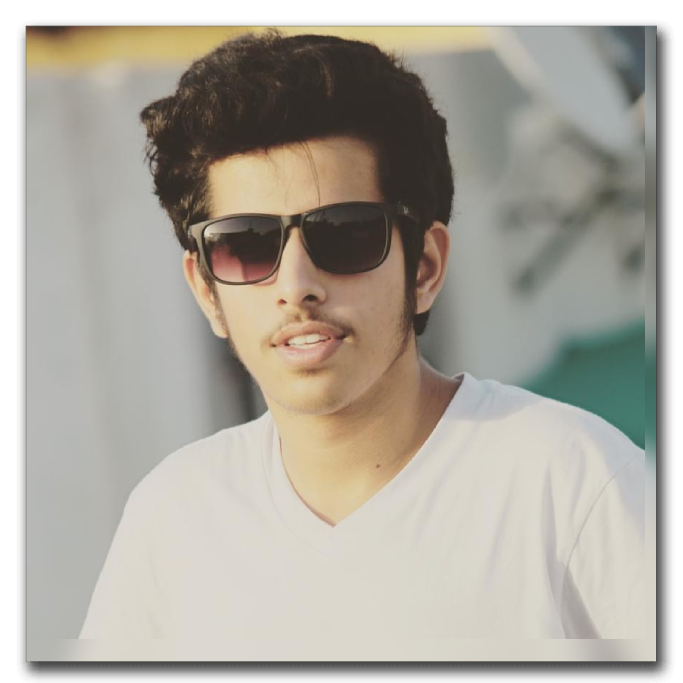
#> input picture a.jpg, 2048 x 2048 px, found by its file name (shown at 1/3 size)
$ python sketch.py
#> lines starting #> are read from the running program, lines starting #| are printed output that depends on the picture
import numpy as np
import cv2
img=cv2.imread("a.jpg")
#> img is the input picture: shape (2048, 2048, 3); mean B, G, R 159.1, 169.2, 174
img=cv2.resize(img,(800,700))
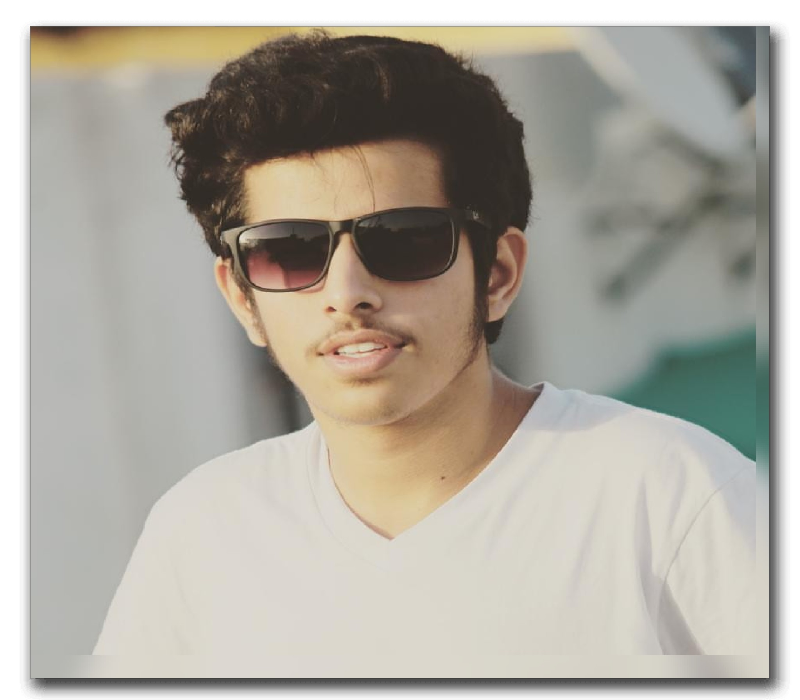
#> img: shape (700, 800, 3); mean B, G, R 159, 169.2, 173.9
def nothing(x):
    pass
cv2.namedWindow("Color Adjustment",cv2.WINDOW_NORMAL)
cv2.resizeWindow("Color Adjustment",(300,300))
cv2.createTrackbar("Scale","Color Adjustment",0,255,nothing)
#> slider 'Scale' is set to 85
cv2.createTrackbar("Color","Color Adjustment",0,255,nothing)
#> slider 'Color' is set to 85
gray=cv2.cvtColor(img,cv2.COLOR_BGR2GRAY)
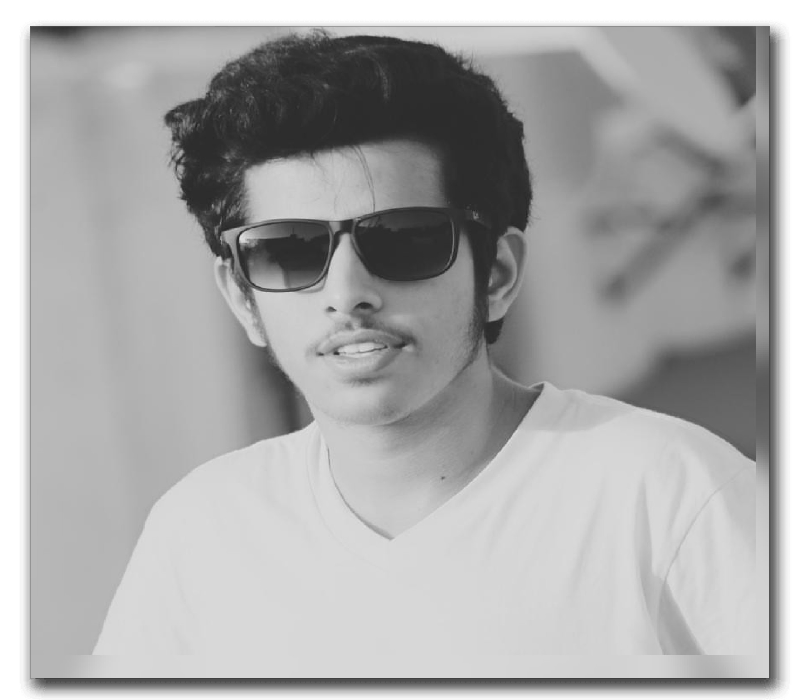
#> gray: shape (700, 800); min 35, max 255, mean 169.4
while True:
    scale=cv2.getTrackbarPos("Scale","Color Adjustment")
    clr=cv2.getTrackbarPos("Color","Color Adjustment")
    inverted_gray = clr - gray
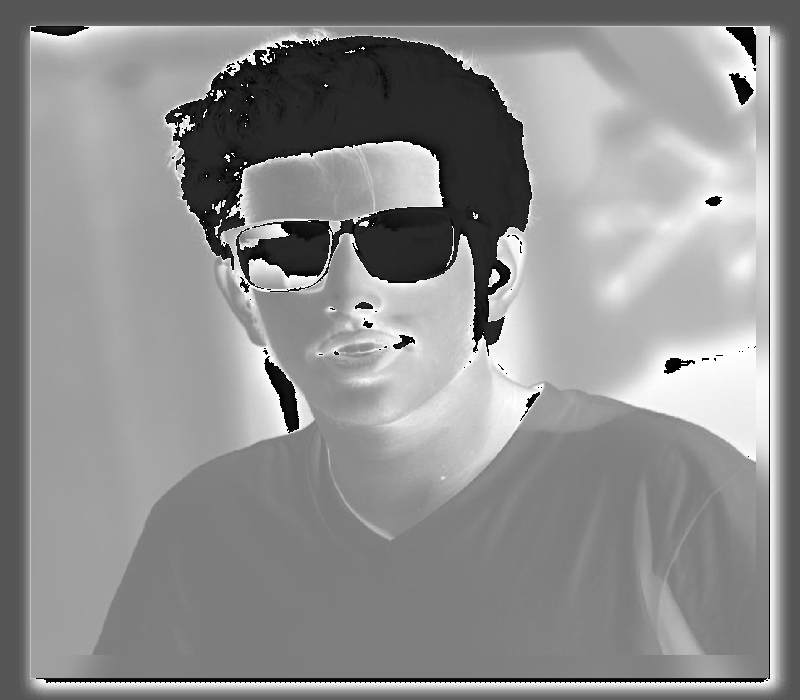
#> inverted_gray: shape (700, 800); min 0, max 255, mean 142.8
    blur_img=cv2.GaussianBlur(inverted_gray,(21,21),0)
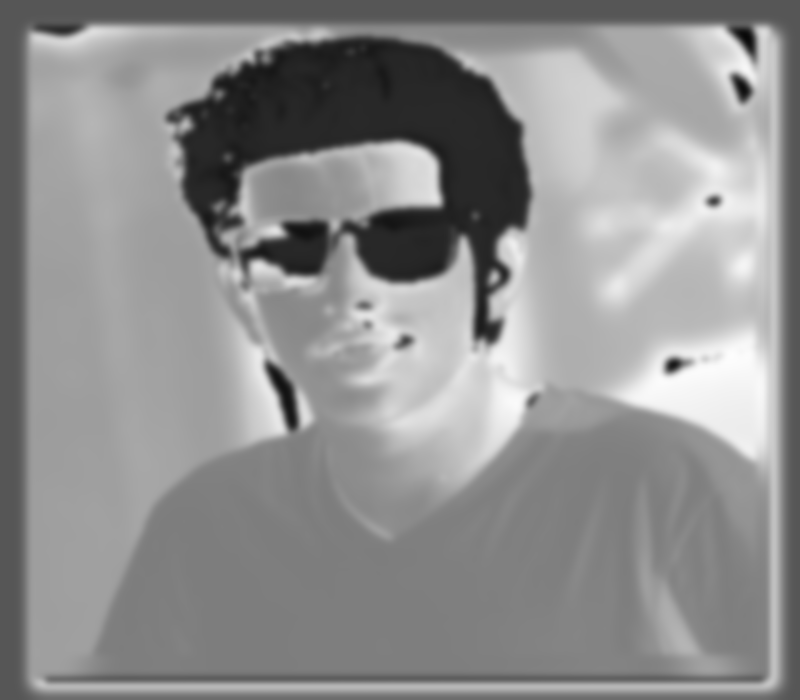
#> blur_img: shape (700, 800); min 7, max 253, mean 142.8
    inverted_blur=clr-blur_img
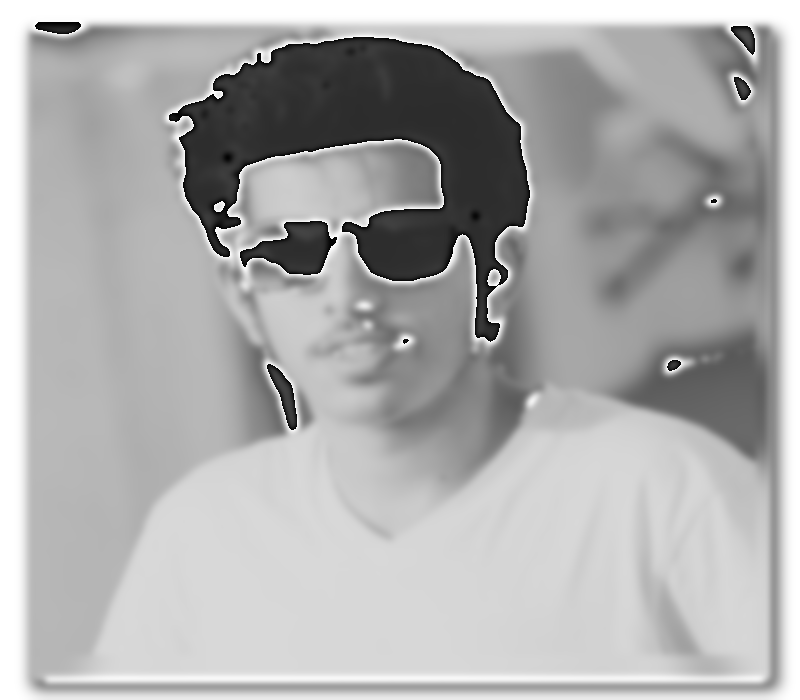
#> inverted_blur: shape (700, 800); min 0, max 255, mean 173.6
    fltr=cv2.divide(gray,inverted_blur,scale=scale)
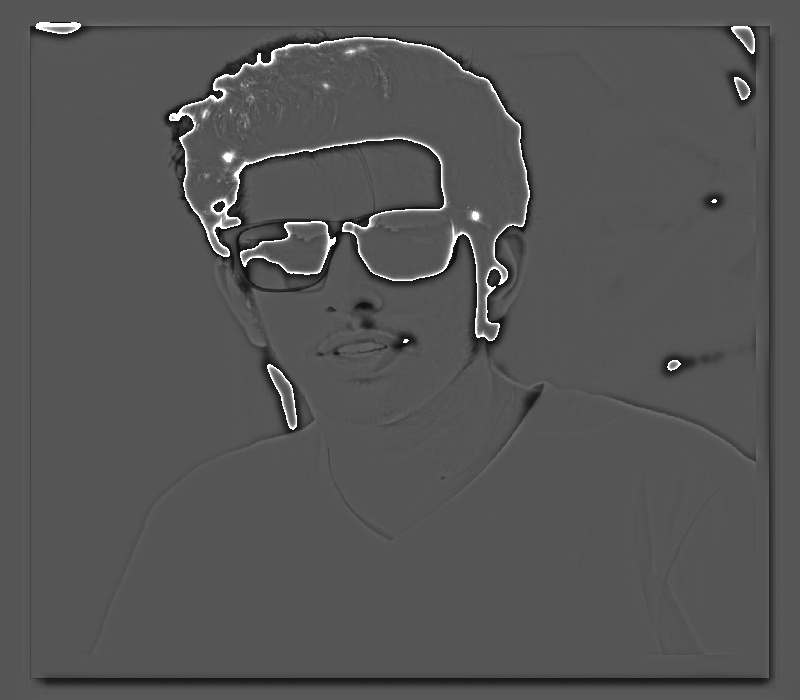
#> fltr: shape (700, 800); min 0, max 255, mean 84.9
    cv2.imshow("opt",fltr)
    k=cv2.waitKey(0)
#> (key q is pressed here)
    if k== ord("q"):
        break
    if k==ord("s"):
        cv2.imwrite("res.jpg",fltr)
cv2.destroyAllWindows()
